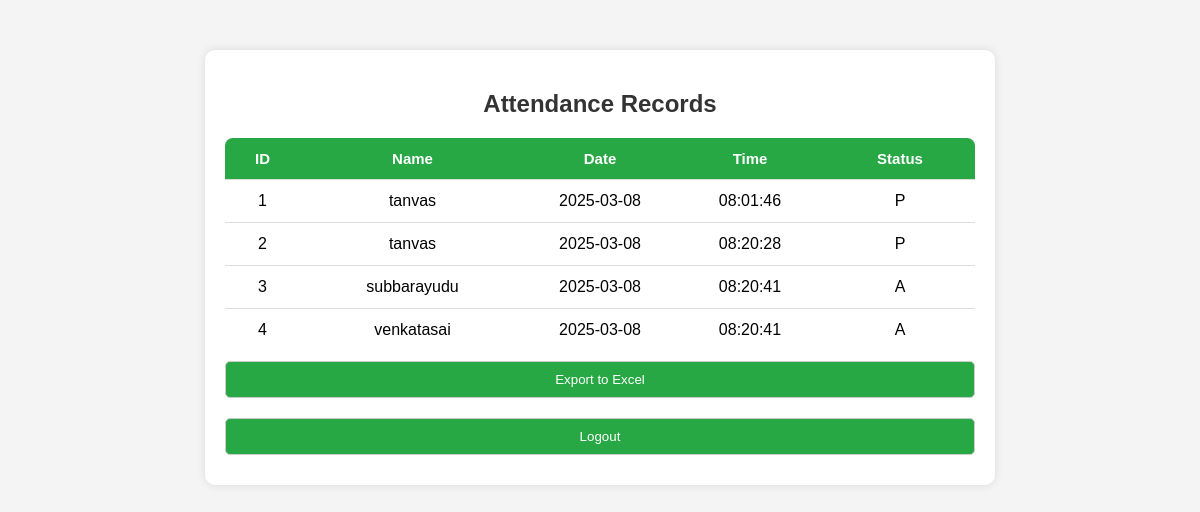
The app's page /dashboard (signed in) with its own data.
### tables this page shows
CREATE TABLE attendance (
                    id INTEGER PRIMARY KEY AUTOINCREMENT,
                    name TEXT,
                    date TEXT,
                    time TEXT,
                    status TEXT);

### AI_tool/app.py (the view)
@app.route('/dashboard')
def dashboard():
    if 'user' not in session:
        return redirect('/')
    cursor.execute("SELECT * FROM attendance")
    records = cursor.fetchall()
    return render_template("dashboard.html", records=records)

### AI_tool/templates/dashboard.html (shortened to what this page needs)
<!DOCTYPE html>
<html>
<head>
    <link rel="stylesheet" href="/static/style.css">
</head>
<body>
    <div class="dashboard-container">
        <h2>Attendance Records</h2>
        <table>
            <tr>
                <th>ID</th>
                <th>Name</th>
                <th>Date</th>
                <th>Time</th>
                <th>Status</th>
            </tr>
            {% for record in records %}
            <tr>
                <td>{{ record[0] }}</td>
                <td>{{ record[1] }}</td>
                <td>{{ record[2] }}</td>
                <td>{{ record[3] }}</td>
                <td>{{ record[4] }}</td>
            </tr>
            {% endfor %}
        </table>
        <a href="/export"><button>Export to Excel</button></a>
        <a href="/logout"><button>Logout</button></a>
    </div>
</body>
</html>

### AI_tool/static/style.css (style rules this page uses)
body { font-family: Arial, sans-serif; background-color: #f4f4f4; margin: 0; padding: 0; text-align: center; }
.login-container, .dashboard-container { width: 70%; max-width: 750px; margin: 50px auto; padding: 20px; background: white; box-shadow: 0px 0px 10px rgba(0, 0, 0, 0.1); border-radius: 10px; }
h2 { color: #333; }
input, button { width: 100%; padding: 10px; margin: 10px 0; border: 1px solid #ccc; border-radius: 5px; }
button { background-color: #28a745; color: white; cursor: pointer; transition: 0.3s; }
table { width: 100%; border-collapse: collapse; margin-top: 20px; border-radius: 8px; overflow: hidden; }
th { background-color: #28a745; color: white; padding: 12px; text-align: center; font-size: 15px; }
th, td { padding: 12px; text-align: center; }
tr { border-bottom: 1px solid #ddd; }
tr:last-child { border-bottom: none; }
th:nth-child(1), td:nth-child(1) { width: 10%; }
th:nth-child(2), td:nth-child(2) { width: 30%; }
th:nth-child(3), td:nth-child(3) { width: 20%; }
th:nth-child(4), td:nth-child(4) { width: 20%; }
th:nth-child(5), td:nth-child(5) { width: 20%; }

### records on screen
attendance: id "1", name "tanvas", date "2025-03-08", time "08:01:46", status "P"
attendance: id "2", name "tanvas", date "2025-03-08", time "08:20:28", status "P"
attendance: id "3", name "subbarayudu", date "2025-03-08", time "08:20:41", status "A"
attendance: id "4", name "venkatasai", date "2025-03-08", time "08:20:41", status "A"
